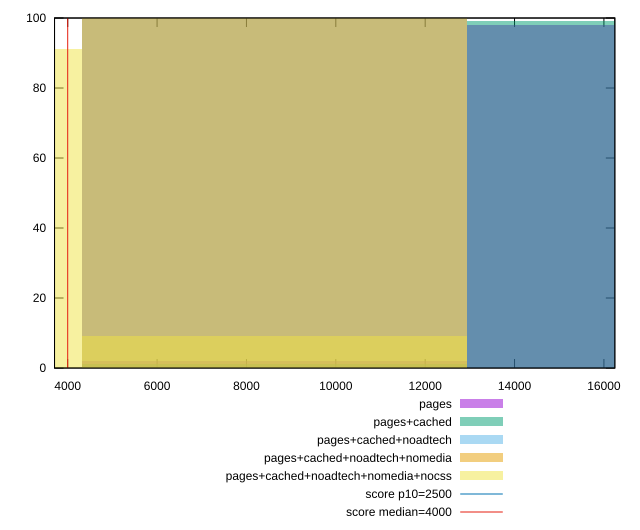

This figure's gnuplot source:
reset

$pages <<EOF
8631.155387375311 2
17262.310774750622 98
EOF

$pagesCached <<EOF
17262.310774750622 99
8631.155387375311 1
EOF

$pagesCachedNoadtech <<EOF
8631.155387375311 100
EOF

$pagesCachedNoadtechNomedia <<EOF
8631.155387375311 100
EOF

$pagesCachedNoadtechNomediaNocss <<EOF
0 91
8631.155387375311 9
EOF

set key outside below
set boxwidth 8631.155387375311
set xrange [3705.2220000000007:16244.087499999998]
set yrange [0:100]
set trange [0:100]
set style fill transparent solid 0.5 noborder

set parametric
set terminal svg size 640, 530 enhanced background rgb 'white'
set output "report_00017_2021-02-10T15-08-03.406Z/largest-contentful-paint/comparison/histogram/all_raw.svg"

plot $pages title "pages" with boxes, \
     $pagesCached title "pages+cached" with boxes, \
     $pagesCachedNoadtech title "pages+cached+noadtech" with boxes, \
     $pagesCachedNoadtechNomedia title "pages+cached+noadtech+nomedia" with boxes, \
     $pagesCachedNoadtechNomediaNocss title "pages+cached+noadtech+nomedia+nocss" with boxes, \
     2500,t title "score p10=2500", \
     4000,t title "score median=4000"

reset
